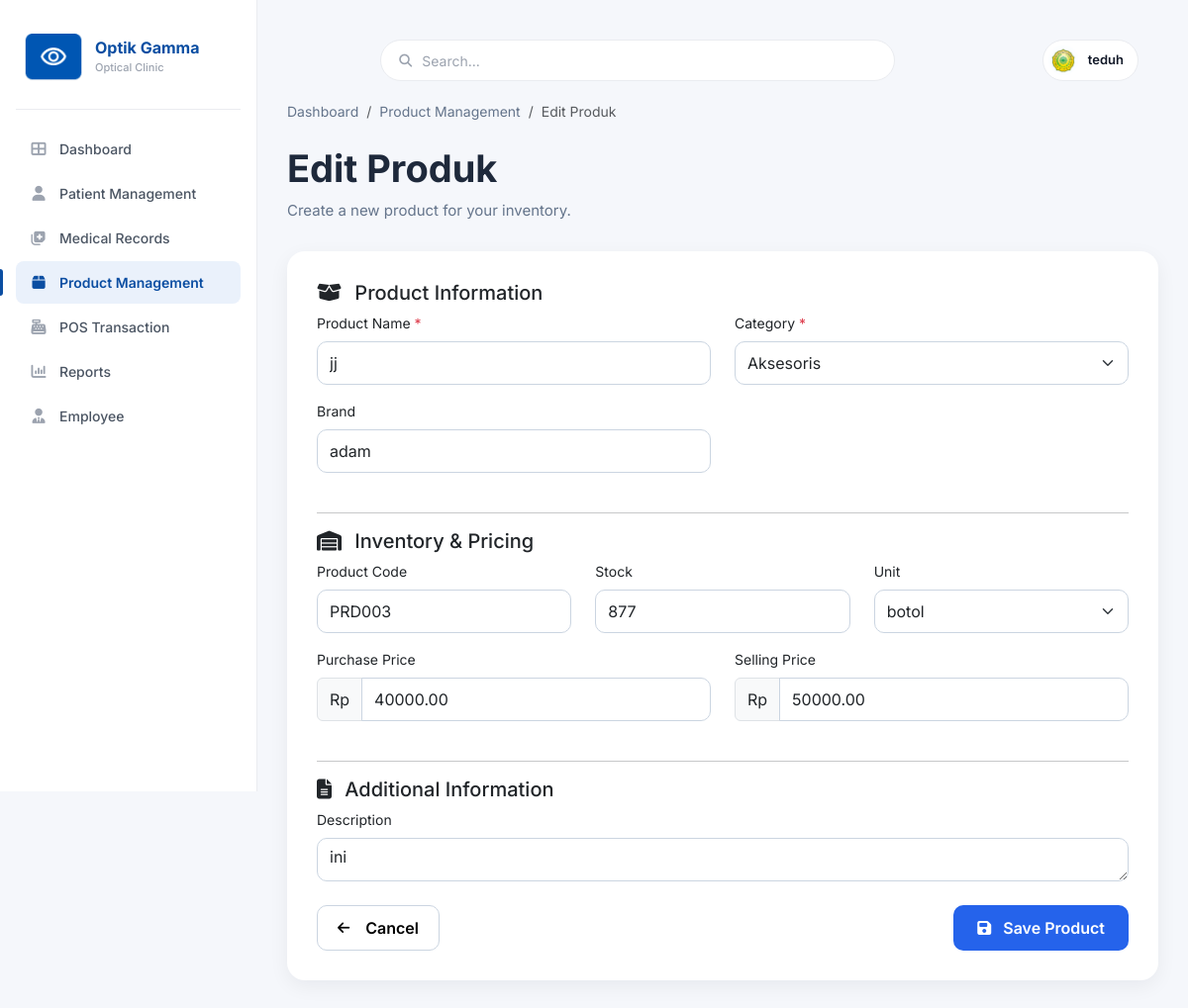
The page /product/edit.php?id=3 (signed in) on the database its author committed.
### tables this page shows
CREATE TABLE `users` (
  `id` int(11) NOT NULL,
  `nama` varchar(100) NOT NULL,
  `username` varchar(50) NOT NULL,
  `password` varchar(255) NOT NULL,
  `role` enum('Admin','Karyawan') NOT NULL,
  `no_hp` varchar(20) DEFAULT NULL,
  `email` varchar(100) DEFAULT NULL,
  `alamat` text DEFAULT NULL,
  `foto` varchar(255) DEFAULT 'default.png',
  `status` enum('Aktif','Nonaktif') DEFAULT 'Aktif',
  `created_at` timestamp NOT NULL DEFAULT current_timestamp()
);

CREATE TABLE `products` (
  `id` int(11) NOT NULL,
  `kode_produk` varchar(20) NOT NULL,
  `nama_produk` varchar(100) NOT NULL,
  `kategori` enum('Frame','Lensa','Aksesoris') NOT NULL,
  `merk` varchar(100) DEFAULT NULL,
  `harga_beli` decimal(12,2) DEFAULT 0.00,
  `harga_jual` decimal(12,2) DEFAULT 0.00,
  `stok` int(11) DEFAULT 0,
  `satuan` varchar(20) DEFAULT NULL,
  `deskripsi` text DEFAULT NULL,
  `created_at` timestamp NOT NULL DEFAULT current_timestamp()
);

### product/edit.php (the view, shortened to what this page needs)
<?php
include "../config/database.php";
$id = intval($_GET['id']);
$query = mysqli_query($conn, "
SELECT *
FROM products
WHERE id='$id'
");
$product = mysqli_fetch_assoc($query);
$user_id = $_SESSION['id'];
$qUser = mysqli_query($conn, "
SELECT nama, foto
FROM users
WHERE id='$user_id'
");
$user = mysqli_fetch_assoc($qUser);
$foto = "../assets/img/default.png";
if (
    $user &&
    !empty($user['foto']) &&
    file_exists("../assets/img/profile/" . $user['foto'])
) {
    $foto = "../assets/img/profile/" . $user['foto'];
}
?>
<!DOCTYPE html>
<html lang="en">
<head>
    <link href="https://cdn.jsdelivr.net/npm/bootstrap@5.3.3/dist/css/bootstrap.min.css" rel="stylesheet">
    <link rel="stylesheet" href="https://cdnjs.cloudflare.com/ajax/libs/font-awesome/6.6.0/css/all.min.css">
    <link rel="stylesheet" href="../assets/css/dashboard.css">
    <link rel="stylesheet" href="../assets/css/product.css">
</head>
<body>
    <div class="app-shell">
        <aside class="sidebar">
            <div class="brand">
                <div class="brand-logo">
                    <img src="../assets/img/logo.png">
                </div>
                <div class="brand-text">
                    <div class="brand-name">
                        Optik Gamma
                    </div>
                    <div class="brand-sub">
                        Optical Clinic
                    </div>
                </div>
            </div>
            <nav class="side-nav">
                <a href="../dashboard.php" class="nav-item">
                    <i class="fa-solid fa-table-cells-large"></i>
                    Dashboard
                </a>
                <a href="../patient/index.php" class="nav-item">
                    <i class="fa-solid fa-user"></i>
                    Patient Management
                </a>
                <a href="../medical/index.php" class="nav-item">
                    <i class="fa-solid fa-notes-medical"></i>
                    Medical Records
                </a>
                <a href="index.php" class="nav-item active">
                    <i class="fa-solid fa-box"></i>
                    Product Management
                </a>
                <a href="../transaction/index.php" class="nav-item">
                    <i class="fa-solid fa-cash-register"></i>
                    POS Transaction
                </a>
                <a href="../reports/index.php" class="nav-item">
                    <i class="fa-solid fa-chart-column"></i>
                    Reports
                </a>
                <a href="../employee/index.php" class="nav-item">
                    <i class="fa-solid fa-user-tie"></i>
                    Employee
                </a>
            </nav>
        </aside>
        <main class="main">
            <header class="topbar">
                <div class="search-box">
                    <i class="fa-solid fa-search"></i>
                    <input type="text" placeholder="Search...">
                </div>
                <div class="top-actions ms-auto">
                    <div class="admin-chip">
                        <img src="<?= $foto; ?>" alt="Profile">
                        <span>
                            <?= htmlspecialchars($user['nama']); ?>
                        </span>
                    </div>
                </div>
            </header>
            <nav aria-label="breadcrumb">
                <ol class="breadcrumb">
                    <li class="breadcrumb-item">
                        <a href="../dashboard.php">
                            Dashboard
                        </a>
                    </li>
                    <li class="breadcrumb-item">
                        <a href="index.php">
                            Product Management
                        </a>
                    </li>
                    <li class="breadcrumb-item active">
                        Edit Produk
                    </li>
                </ol>
            </nav>
            <div class="page-header">
                <div>
                    <h2>
                        Edit Produk
                    </h2>
                    <p>
                        Create a new product for your inventory.
                    </p>
                </div>
            </div>
            <form action="update.php" method="POST">
                <div class="card">
                    <div class="card-body">
                        <h5 class="section-title">
                            <i class="fa-solid fa-box-open me-2"></i>
                            Product Information
                        </h5>
                        <div class="row">
                            <div class="col-md-6 mb-3">
                                <label class="form-label">
                                    Product Name <span class="text-danger">*</span>
                                </label>
                                <input type="text" name="nama_produk" class="form-control"
                                    value="<?= $product['nama_produk']; ?>">
                            </div>
                            <div class="col-md-6 mb-3">
                                <label class="form-label">
                                    Category <span class="text-danger">*</span>
                                </label>
                                <select name="kategori" class="form-select">
                                    <option value="Aksesoris" <?= $product['kategori'] == "Aksesoris" ? "selected" : ""; ?>>
                                        Aksesoris
                                    </option>
                                </select>
                            </div>
                            <div class="col-md-6 mb-4">
                                <label class="form-label">
                                    Brand
                                </label>
                                <input type="text" name="merk" class="form-control" placeholder="Example : Rayban"
                                    value="<?= $product['merk']; ?>">
                            </div>
                        </div>
                        <hr>
                        <h5 class="section-title">
                            <i class="fa-solid fa-warehouse me-2"></i>
                            Inventory & Pricing
                        </h5>
                        <div class="row">
                            <div class="col-md-4 mb-3">
                                <label class="form-label">
                                    Product Code
                                </label>
                                <input type="text" name="kode_produk" class="form-control"
                                    value="<?= $product['kode_produk']; ?>" readonly>
                            </div>
                            <div class="col-md-4 mb-3">
                                <label class="form-label">
                                    Stock
                                </label>
                                <input type="number" name="stok" class="form-control" value="<?= $product['stok']; ?>"
                                    min="0" required>
                            </div>
                            <div class="col-md-4 mb-3">
                                <label class="form-label">
                                    Unit
                                </label>
                                <select name="satuan" class="form-select" required>
                                    <option value="botol" <?= ($product['satuan'] == "botol") ? "selected" : ""; ?>>
                                        botol
                                    </option>
                                </select>
                            </div>
                            <div class="col-md-6 mb-3">
                                <label class="form-label">
                                    Purchase Price
                                </label>
                                <div class="input-group">
                                    <span class="input-group-text">
                                        Rp
                                    </span>
                                    <input type="number" name="harga_beli" class="form-control" required
                                        value="<?= $product['harga_beli']; ?>">
                                </div>
                            </div>
                            <div class="col-md-6 mb-4">
                                <label class="form-label">
                                    Selling Price
                                </label>
                                <div class="input-group">
                                    <span class="input-group-text">
                                        Rp
                                    </span>
                                    <input type="number" name="harga_jual" class="form-control" required
                                        value="<?= $product['harga_jual']; ?>">
                                </div>
                            </div>
                        </div>
                        <hr>
                        <h5 class="section-title">
                            <i class="fa-solid fa-file-lines me-2"></i>
                            Additional Information
                        </h5>
                        <div class="mb-4">
                            <label class="form-label">
                                Description
                            </label>
                            <textarea name="deskripsi"
                                class="form-control"><?= htmlspecialchars($product['deskripsi']); ?></textarea>
                        </div>
                        <div class="d-flex justify-content-between mt-4">
                            <a href="index.php" class="btn btn-light">
                                <i class="fa-solid fa-arrow-left me-2"></i>
                                Cancel
                            </a>
                            <button type="submit" class="btn btn-primary px-4">
                                <i class="fa-solid fa-save me-2"></i>
                                Save Product
                            </button>
                        </div>
                    </div>
                </div>
            </form>
        </main>
    </div>
</body>
</html>

### assets/css/dashboard.css (style rules this page uses)
* { margin: 0; padding: 0; box-sizing: border-box; font-family: 'Inter', sans-serif; }
:root { --primary: #0B4EA2; --primary-dark: #083A7B; --primary-soft: #EAF1FB; --text: #111827; --muted: #6B7280; --muted-2: #9CA3AF; --border: #EAECF0; --bg: #F5F7FB; --card: #ffffff; --green: #22c55e; --green-soft: #DCFCE7; --green-text: #166534; --blue-soft: #DBEAFE; --blue-text: #1E40AF; --red: #ef4444; --red-soft: #FEE2E2; --red-text: #B91C1C; }
body { background: var(--bg); color: var(--text); font-size: 14px; }
.app-shell { display: grid; grid-template-columns: 260px 1fr; min-height: 100vh; }
.sidebar { background: #fff; border-right: 1px solid var(--border); padding: 22px 16px; display: flex; flex-direction: column; position: sticky; top: 0; height: 100vh; }
.brand { display: flex; align-items: center; gap: 12px; padding: 6px 8px 22px; border-bottom: 1px solid var(--border); margin-bottom: 18px; }
.brand-logo { width: 60px; height: 60px; background: transparent; border-radius: 0; }
.brand-logo img { width: 100%; height: 100%; object-fit: contain; filter: none; }
.brand-name { font-size: 16px; font-weight: 700; color: var(--primary); line-height: 1.1; }
.brand-sub { font-size: 11px; color: var(--muted-2); font-weight: 500; margin-top: 2px; }
.side-nav { display: flex; flex-direction: column; gap: 2px; flex: 1; }
.nav-item { display: flex; align-items: center; gap: 12px; padding: 11px 14px; color: #4B5563; text-decoration: none; border-radius: 8px; font-size: 14px; font-weight: 500; position: relative; transition: background .18s, color .18s; }
.nav-item i { width: 18px; text-align: center; font-size: 15px; color: #9CA3AF; }
.nav-item.active { background: var(--primary-soft); color: var(--primary); font-weight: 600; }
.nav-item.active i { color: var(--primary); }
.nav-item.active::before { content: ""; position: absolute; left: -16px; top: 8px; bottom: 8px; width: 3px; border-radius: 0 3px 3px 0; background: var(--primary); }
.main { padding: 20px 30px 40px; }
.topbar { display: flex; justify-content: flex-end; align-items: center; padding: 20px; }
.search-box { flex: 1; max-width: 520px; margin: 0 auto; position: relative; background: #fff; border: 1px solid var(--border); border-radius: 999px; padding: 0 18px; display: flex; align-items: center; height: 42px; transition: box-shadow .2s, border-color .2s; }
.search-box i { color: var(--muted-2); font-size: 13px; margin-right: 10px; }
.search-box input { border: none; outline: none; background: transparent; flex: 1; font-size: 14px; color: var(--text); }
.search-box input::placeholder { color: var(--muted-2); }
.top-actions { display: flex; align-items: center; gap: 10px; }
.admin-chip { display: flex; align-items: center; gap: 10px; background: #fff; border: 1px solid var(--border); padding: 5px 14px 5px 5px; border-radius: 999px; font-size: 13px; font-weight: 600; color: var(--text); }
.admin-chip img { width: 30px; height: 30px; border-radius: 50%; object-fit: cover; }

### assets/css/product.css (style rules this page uses)
.page-header { display: flex; justify-content: space-between; align-items: center; margin-bottom: 30px; }
.page-header h2 { font-size: 38px; font-weight: 700; color: #1E293B; margin-bottom: 8px; }
.page-header p { color: #64748B; margin: 0; font-size: 15px; }
.breadcrumb { margin-bottom: 25px; font-size: 14px; }
.breadcrumb a { text-decoration: none; color: #64748B; }
.card { border: none; border-radius: 18px; overflow: hidden; box-shadow: 0 6px 20px rgba(15, 23, 42, .06); }
.card-body { padding: 30px; }
.form-control, .form-select { border-radius: 10px; height: 44px; border: 1px solid #CBD5E1; box-shadow: none; }
.btn-light { padding: 10px 20px; border-radius: 10px; border: 1px solid #CBD5E1; background: #fff; font-weight: 600; display: inline-flex; align-items: center; justify-content: center; gap: 8px; width: auto; height: auto; }
.btn-light i { font-size: 14px; }
.btn-primary { background: #2563EB; border: none; border-radius: 10px; padding: 11px 20px; font-weight: 600; }

### rows shown on the page
users: foto (picture), nama "teduh"
products: nama_produk "jj", kategori "Aksesoris", merk "adam", kode_produk "PRD003", stok "877", satuan "botol", harga_beli "40000.00", harga_jual "50000.00", deskripsi "ini"
